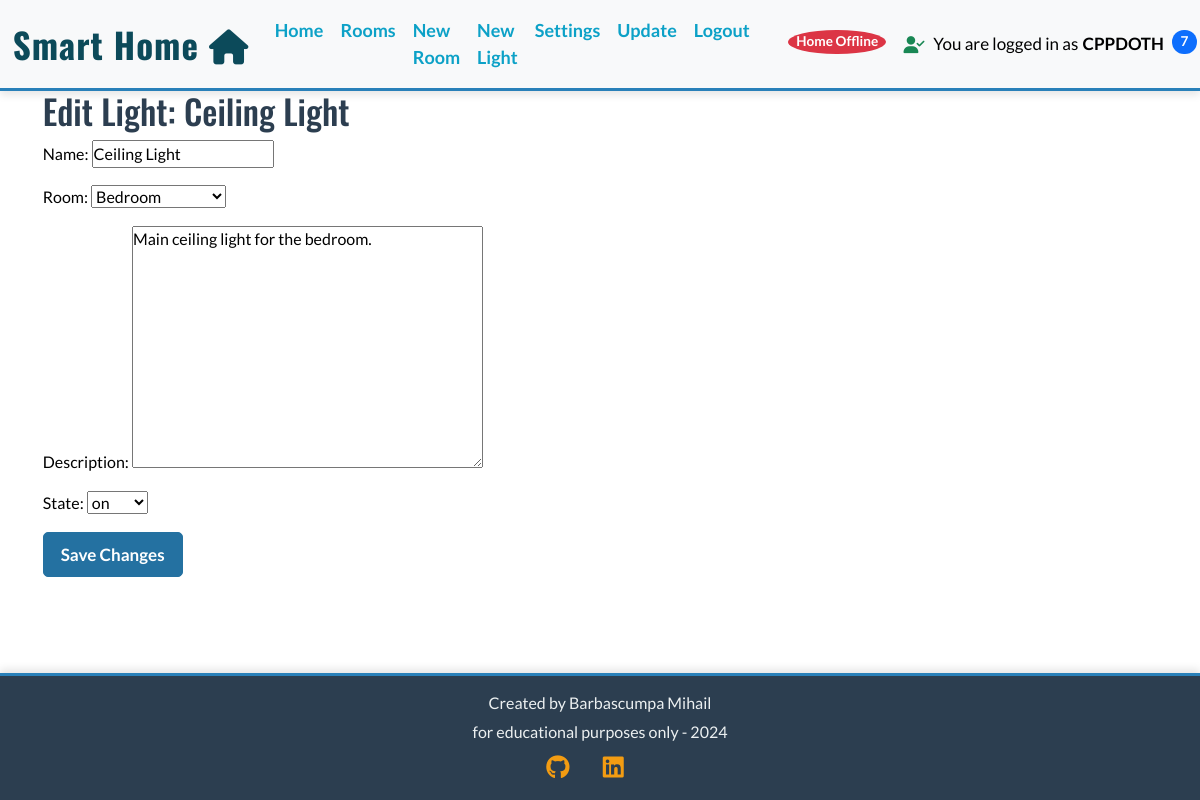
/edit_light/15/ (signed in), run on an earlier commit of the app's database.
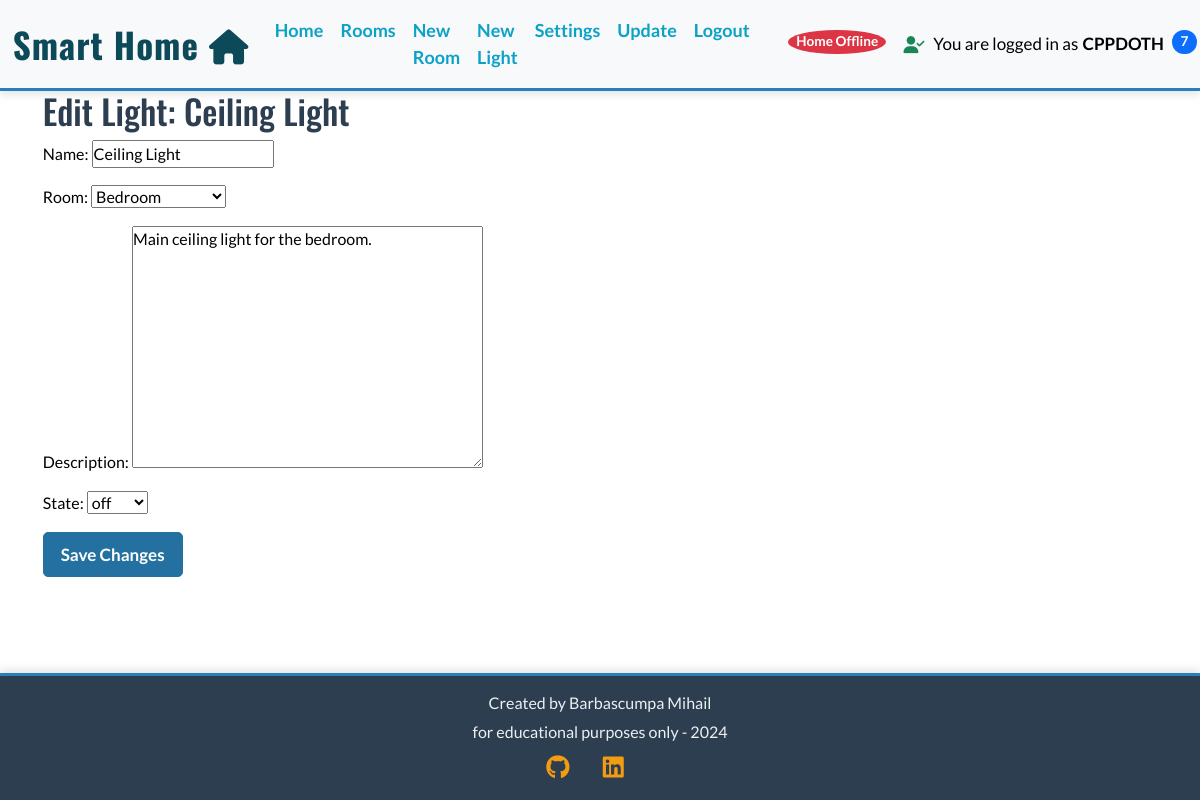
And on a later commit of the database.
### light_app/models.py (models this page shows, shortened)
class Light(models.Model):
    name = models.CharField(max_length=100, default="")
    room = models.ForeignKey(Room, on_delete=models.CASCADE, related_name="lights")
    description = models.TextField(null=True, blank=True, default="")
    state = models.IntegerField(choices=STATE_CHOICES, default=2)
    choices = models.ManyToManyField(Choice, related_name="lights", blank=True)
    class Meta:
        ordering = ["id"]

class Room(models.Model):
    name = models.CharField(max_length=100)
    user = models.ForeignKey(
        User, on_delete=models.CASCADE, related_name="rooms"
    )
    def __str__(self):
        return self.name
    class Meta:
        ordering = ["name"]
        unique_together = ('name', 'user')

### light_app/views.py (the view)
# urls.py: path("edit_light/<int:light_id>/", views.edit_light, name="edit_light"),
@login_required
def edit_light(request, light_id):
    light = get_object_or_404(Light, id=light_id, room__user=request.user)
    if request.method == "POST":
        form = LightForm(request.POST, instance=light, user=request.user)
        if form.is_valid():
            form.save()
            return redirect("room_list")
    else:
        form = LightForm(instance=light, user=request.user)
    return render(request, "light_app/edit_light.html", {"form": form, "light": light})

### light_app/forms.py
class LightForm(forms.ModelForm):
    class Meta:
        model = Light
        fields = ["name", "room", "description", "state"]
        widgets = {
            'name': forms.TextInput(attrs={'autocomplete': 'off'}),
            'description': forms.Textarea(attrs={'autocomplete': 'off'}),
            'state': forms.Select(attrs={'autocomplete': 'off'}),
        }
    def __init__(self, *args, **kwargs):
        user = kwargs.pop('user', None)  # Prinde utilizatorul curent din view, dacă este prezent
        super(LightForm, self).__init__(*args, **kwargs)
        if user:
            self.fields['room'].queryset = Room.objects.filter(user=user)
        self.fields['room'].widget.attrs.update({'autocomplete': 'off'})

### firmware_manager/context_processors.py (called while the page is built)
def user_ip_processor(request):
    user_ip = request.META.get('REMOTE_ADDR')  # Obține adresa IP a utilizatorului
    print(f"USER IP IN CONTEXT {user_ip}")
    return {
        'user_ip': user_ip  # Include adresa IP în contextul template-ului
    }

### light_app/templates/light_app/edit_light.html (shortened to what this page needs)
{% extends "base.html" %}
{% block content %}
<div class="container">
    <h2>Edit Light: {{ light.name }}</h2>
    <form method="post">
        {{ form.as_p }}
        <button type="submit" class="btn btn-primary">Save Changes</button>
    </form>
</div>
{% endblock %}

What changed in the data, as far as the page shows it:
changed Light "Ceiling Light": state "on" → "off"
